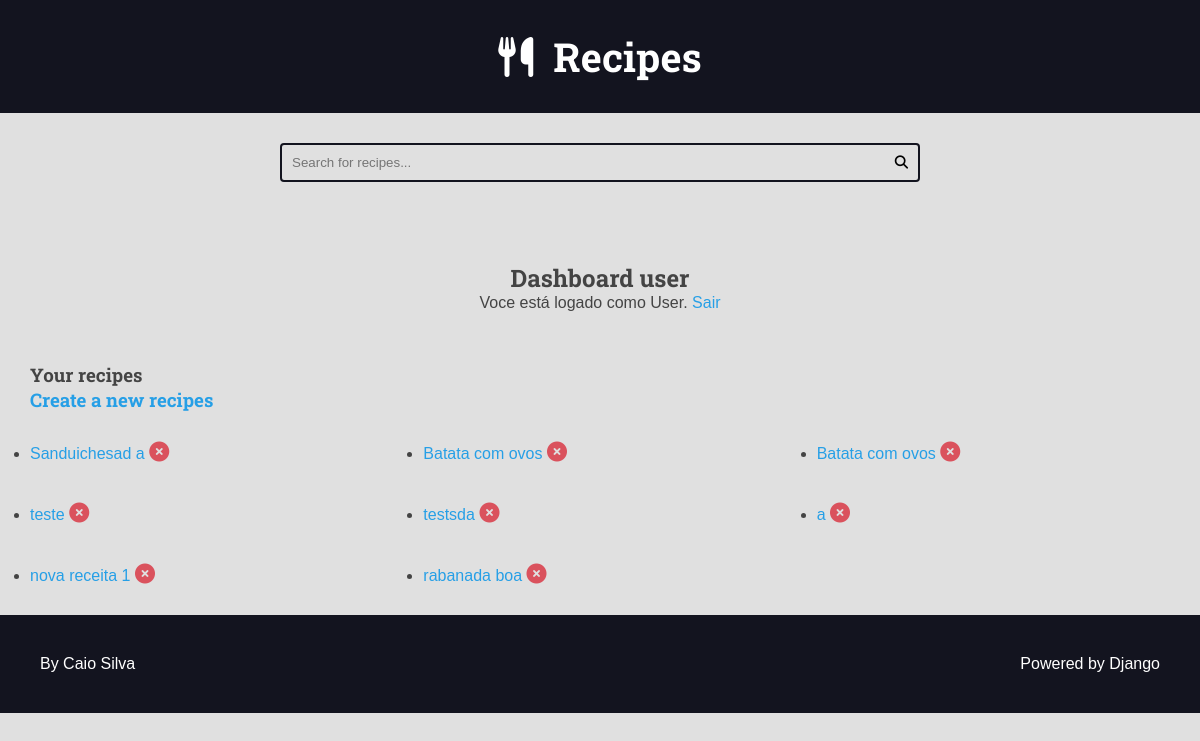
The app's page /auth/dashboard/ (signed in), older data.
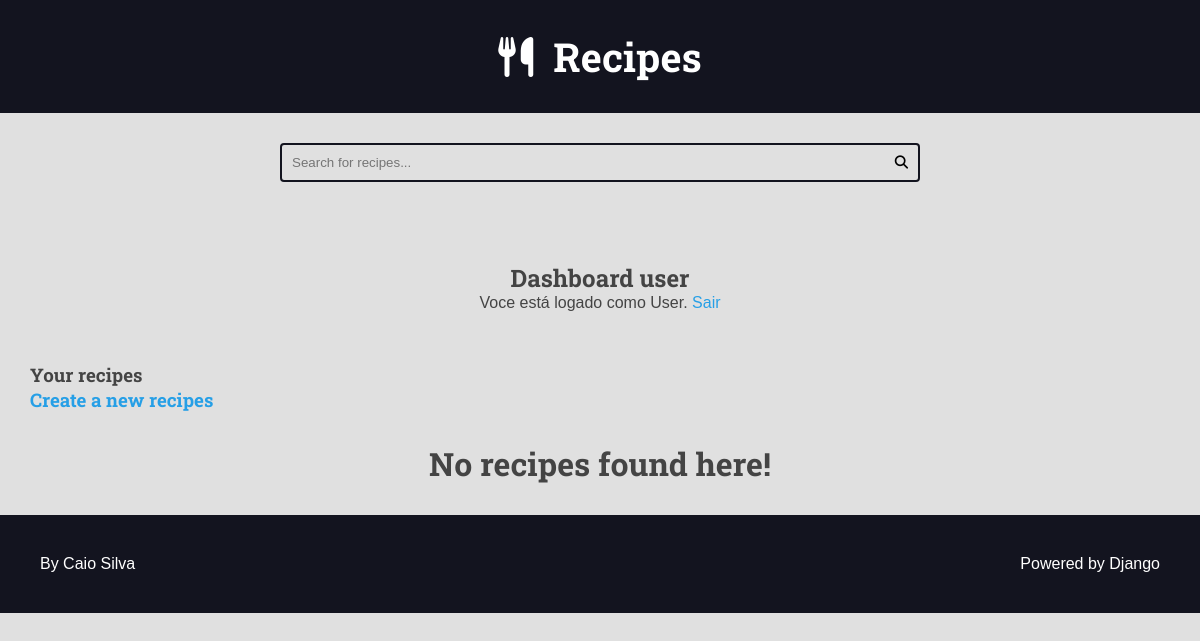
The same page, newer data.
### recipes/models.py (models this page shows, shortened)
class Recipe(models.Model):
    title = models.CharField(max_length=65)
    description = models.CharField(max_length=165)
    slug = models.SlugField(unique=True)
    preparation_time = models.IntegerField()
    preparation_time_unit = models.CharField(max_length=65)
    servings = models.IntegerField()
    servings_unit = models.CharField(max_length=65)
    preparation_steps = models.TextField()
    preparation_steps_is_html = models.BooleanField(default=False)
    created_at = models.DateTimeField(auto_now_add=True)
    updated_at = models.DateTimeField(auto_now=True)
    is_published = models.BooleanField(default=False)
    cover = models.ImageField(upload_to='recipes/covers/%Y/%m/%d/', blank=True, default='')
    category = models.ForeignKey(
        Category, on_delete=models.SET_NULL, null=True, blank=True, default=None
    )
    author = models.ForeignKey(
        User, on_delete=models.SET_NULL, null=True, blank=True, default=None
    )
    class Meta:
        verbose_name = 'Recipe'
        verbose_name_plural = 'Recipes'

### author/views.py (the view)
# urls.py: path('dashboard/', views.DashboardView.as_view(), name='dashboard'),
class DashboardView(LoginRequiredMixin, ListView):
    login_url = 'author:login'
    template_name = 'author/dashboard.html'
    model = Recipe
    context_object_name = 'recipes'
    def get_queryset(self):
        recipes = Recipe.objects.filter(
            author=self.request.user,
            is_published=False)
        return recipes

### author/templates/author/dashboard.html (shortened to what this page needs)
{% extends 'base.html' %}
{% load static %}
{% block content %}
{% include 'parciais/search.html' %}
<div class="main-content container ">
    <div class="dashboard center">
        <h2>Dashboard {{user}}</h2>
        <p>
            {% if user.is_authenticated %}
                Voce está logado como {{user|title}}. <a href="{% url 'author:logout' %}">Sair</a>
            {% endif %}
        </p>
    </div>
    <h3>Your recipes</h3>
    <h3><a href="{% url 'recipe:create' %}">Create a new recipes</a></h3>
</div>
<div class="main-content main-content-list container">
    {% for recipe in recipes %}
        <ul>
            <li>
                <a href="{% url 'recipe:update' recipe.slug%}">{{recipe.title}}</a>
                <form class='inline-form form-delete' action="{% url 'recipe:delete'%}" method='POST'>{% csrf_token %}
                    <button class='plaintext-button' type="submit"><i class="fa-solid fa-circle-xmark color"></i></button>
                </form>
            </li>
        </ul>
    {% empty %}
        <div class="center">
            <h1>No recipes found here!</h1>
        </div>
    {% endfor %}
</div>
{% endblock content %}

### templates/base.html (shortened to what this page needs)
<!DOCTYPE html>
{% load static %}
<html lang="pt-BR">
<head>
    <link rel="stylesheet" href="https://cdnjs.cloudflare.com/ajax/libs/font-awesome/6.1.0/css/all.min.css" />
    <link rel="stylesheet" href="{% static 'global/css/style.css' %}">
</head>
<body>
  {% include 'parciais/header.html' %}
  <main class="main-content-container">
    {% block content %}{% endblock content %}
  </main>
{% include 'parciais/footer.html' %}
</body>
</html>

### templates/parciais/header.html
<header class="main-header-container">
    <div class="main-header container">
        <h1>
            <a class='main-logo' href="/">
                <i class="fas fa-utensils main-logo-icon"></i>
                <span>Recipes</span>
            </a>
        </h1>
    </div>
</header>

### templates/parciais/search.html
<div class="search-container">
    <div class="container">
        <form class='search-form' method='GET' action='{% url "recipe:search" %}'>{% csrf_token %}
            <input type="search" placeholder='Search for recipes...'  class='search-input' value="{{search}}" name="search" required >
            <button type="submit" class='search-button'><i class='fas fa-search'></i></button>
        </form>
    </div>
</div>

### templates/parciais/footer.html
<footer class="main-footer">
    <div class="developer">
      <a href="https://github.com/CaioSilva23" target="_blank" rel="noreferrer noopener">By Caio Silva</a>
    </div>
    <div class="powered">
      <a href="https://www.djangoproject.com/" target="_blank" rel="noreferrer noopener">Powered by Django</a>
    </div>
  </footer>

### templates/static/global/css/style.css (style rules this page uses)
:root { --color-primary: #269fe6; --color-primary-hover: #2086c2; --color-primary-dark: #13141f; --color-primary-dark-hover: #212336; --color-primary-light: #d4ecfa; --color-primary-light-hover: #bdd8e7; --color-white: #fff; --color-black: #000; --color-dark-text: #444; --color-info-light: #cce5ff; --color-debug-light: #cce5ff; --color-success-light: #d4edda; --color-alert-light: #fff3cd; --color-warning-light: #fff3cd; --color-error-light: #f8d7da; --color-info-dark: #4d86c4; --color-debug-dark: #4d86c4; --color-success-dark: #4a9c5d; --color-alert-dark: #927f40; --color-warning-dark: #927f40; --color-error-dark: #da525d; --color-gray-0: #f9f9f9; --color-gray-1: #e0e0e0; --color-gray-2: #c7c7c7; --color-gray-3: #aeaeae; --color-gray-4: #959595; --color-gray-5: #7d7d7d; --color-gray-6: #646464; --color-gray-7: #4b4b4b; --color-gray-8: #323232; --color-gray-9: #191919; --font-primary: sans-serif; --font-headings: 'Roboto Slab', serif; --spacing-gutter-medium: 3rem; --spacing-gutter-large: 4rem; }
* { padding: 0; margin: 0; box-sizing: border-box; }
html { font-size: 62.5%; }
body { font-size: 1.6rem; font-family: var(--font-primary); background: var(--color-gray-1); color: var(--color-dark-text); }
h1, h2, h3, h4, h5, h6 { font-family: var(--font-headings); }
a { color: var(--color-primary); text-decoration: none; }
.container { max-width: 144rem; margin: 0 auto; padding: var(--spacing-gutter-medium); }
.main-header-container { background: var(--color-primary-dark); }
.main-logo { font-size: 4rem; color: var(--color-white); text-decoration: none; display: flex; flex-flow: row nowrap; align-items: center; justify-content: center; width: fit-content; margin: 0 auto; }
.main-logo-icon { margin-right: 2rem; }
.search-form { border: 0.2rem solid var(--color-primary-dark); max-width: 64rem; margin: 0 auto; border-radius: 0.4rem; position: relative; transition: all 300ms ease-in-out; }
.search-input, .search-button { border: none; background: none; outline: none; padding: 1rem; transition: all 300ms ease-in-out; }
.search-input { width: 100%; padding-right: 3rem; }
.search-button { position: absolute; top: 0; right: 0; }
.main-content { padding-top: 0; }
.main-content-list { display: grid; grid-template-columns: repeat(auto-fit, minmax(340px, 1fr)); gap: var(--spacing-gutter-large); }
.main-footer { display: flex; align-items: center; justify-content: space-between; background: var(--color-primary-dark); color: var(--color-white); padding: var(--spacing-gutter-large); }
.main-footer a { color: var(--color-white); text-decoration: none; transition: all 300ms ease-in-out; }
.dashboard { margin: 5rem 0; }
.center { text-align: center; }

Row changes from the older to the newer data that the page shows:
removed Recipe: title "Sanduichesad a"
removed Recipe: title "Batata com ovos"
no longer on this page (row edited): Recipe: title "Batata com ovos"
removed Recipe: title "teste"
removed Recipe: title "testsda"
removed Recipe: title "a"
removed Recipe: title "nova receita 1"
removed Recipe: title "rabanada boa"
Text that changed along with them:
text now shown: "No recipes found here!"
